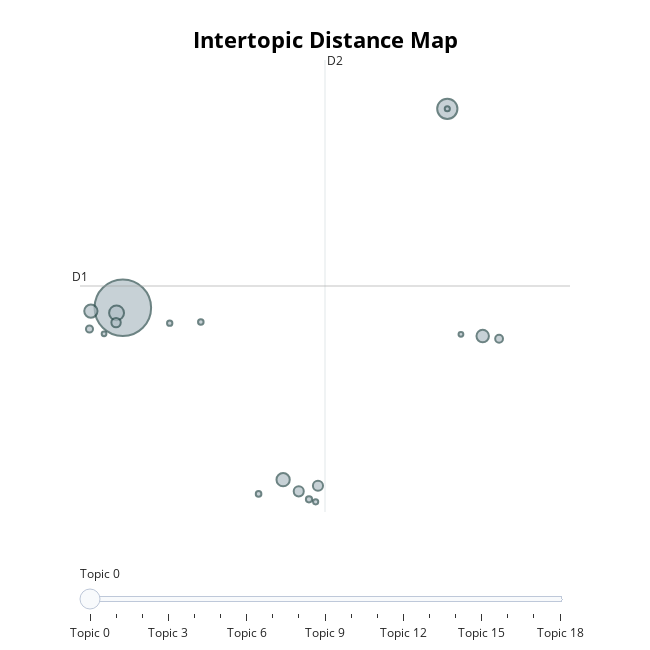

This figure's notebook cell:
### Code cell
topic_model_google.visualize_topics()

### Figure 1 — Plotly figure (JSON) as saved in the notebook; plotly's stock layout.template omitted (floating-point values rounded to 4 significant figures)
{"data": [{"customdata": [[0, "google | buy | read | not | go", 88743], [1, "stock | corp | invest | inc | tradeidea", 11385], [2, "alphabet | earning | revenue | parent | beat", 6155], [3, "inc | alphabet | llc | management | position", 4878], [4, "ip | patent | research | tech | method", 4876], [5, "car | self | drive | waymo | autonomous", 4300], [6, "vr | daydream | glass | headset | reality", 2835], [7, "pixel | xl | read | phone | google", 2832], [8, "twitter | tweet | twtr | buy | google", 2449], [9, "china | chinese | censor | search | engine", 1695], [10, "fiber | read | google | city | att", 1384], [11, "chrome | chromebook | read | os | google", 1081], [12, "wear | smartwatche | android | watch | smartwatch", 878], [13, "vantillian | bro | look | nice | to", 854], [14, "fang | stock | today | high | market", 790], [15, "map | maps | read | google | ride", 747], [16, "select | sector | spdr | xlv | xle", 728], [17, "oracle | java | copyright | jury | read", 641], [18, "drone | balloon | delivery | internet | project", 621]], "hovertemplate": "<b>Topic %{customdata[0]}</b><br>Words: %{customdata[1]}<br>Size: %{customdata[2]}", "legendgroup": "", "marker": {"color": "#B0BEC5", "line": {"color": "DarkSlateGrey", "width": 2}, "size": [88743, 11385, 6155, 4878, 4876, 4300, 2835, 2832, 2449, 1695, 1384, 1081, 878, 854, 790, 747, 728, 641, 621], "sizemode": "area", "sizeref": 55.46, "symbol": "circle"}, "mode": "markers", "name": "", "orientation": "v", "showlegend": false, "type": "scatter", "x": [1.188, 5.181, 1.111, 0.795, 3.16, 5.616, 3.589, 3.353, 1.105, 5.818, 0.7777, 3.479, 2.859, 2.148, 1.765, 3.561, 5.181, 5.349, 0.9571], "xaxis": "x", "y": [8.746, 22.49, 8.386, 8.509, -3.144, 6.786, -3.556, -3.947, 7.714, 6.597, 7.276, -4.501, -4.125, 7.763, 7.677, -4.674, 22.49, 6.902, 6.938], "yaxis": "y"}], "layout": {"annotations": [{"showarrow": false, "text": "D1", "x": 0.6611, "y": 10.24, "yshift": 10}, {"showarrow": false, "text": "D2", "x": 3.676, "xshift": 10, "y": 25.86}], "height": 650, "hoverlabel": {"bgcolor": "white", "font": {"family": "Rockwell", "size": 16}}, "legend": {"itemsizing": "constant", "tracegroupgap": 0}, "margin": {"t": 60}, "shapes": [{"line": {"color": "#CFD8DC", "width": 2}, "type": "line", "x0": 3.676, "x1": 3.676, "y0": -5.375, "y1": 25.86}, {"line": {"color": "#9E9E9E", "width": 2}, "type": "line", "x0": 0.6611, "x1": 6.691, "y0": 10.24, "y1": 10.24}], "sliders": [{"active": 0, "pad": {"t": 50}, "steps": [{"args": [{"marker.color": [["red", "#B0BEC5", "#B0BEC5", "#B0BEC5", "#B0BEC5", "#B0BEC5", "#B0BEC5", "#B0BEC5", "#B0BEC5", "#B0BEC5", "#B0BEC5", "#B0BEC5", "#B0BEC5", "#B0BEC5", "#B0BEC5", "#B0BEC5", "#B0BEC5", "#B0BEC5", "#B0BEC5"]]}], "label": "Topic 0", "method": "update"}, {"args": [{"marker.color": [["#B0BEC5", "red", "#B0BEC5", "#B0BEC5", "#B0BEC5", "#B0BEC5", "#B0BEC5", "#B0BEC5", "#B0BEC5", "#B0BEC5", "#B0BEC5", "#B0BEC5", "#B0BEC5", "#B0BEC5", "#B0BEC5", "#B0BEC5", "#B0BEC5", "#B0BEC5", "#B0BEC5"]]}], "label": "Topic 1", "method": "update"}, {"args": [{"marker.color": [["#B0BEC5", "#B0BEC5", "red", "#B0BEC5", "#B0BEC5", "#B0BEC5", "#B0BEC5", "#B0BEC5", "#B0BEC5", "#B0BEC5", "#B0BEC5", "#B0BEC5", "#B0BEC5", "#B0BEC5", "#B0BEC5", "#B0BEC5", "#B0BEC5", "#B0BEC5", "#B0BEC5"]]}], "label": "Topic 2", "method": "update"}, {"args": [{"marker.color": [["#B0BEC5", "#B0BEC5", "#B0BEC5", "red", "#B0BEC5", "#B0BEC5", "#B0BEC5", "#B0BEC5", "#B0BEC5", "#B0BEC5", "#B0BEC5", "#B0BEC5", "#B0BEC5", "#B0BEC5", "#B0BEC5", "#B0BEC5", "#B0BEC5", "#B0BEC5", "#B0BEC5"]]}], "label": "Topic 3", "method": "update"}, {"args": [{"marker.color": [["#B0BEC5", "#B0BEC5", "#B0BEC5", "#B0BEC5", "red", "#B0BEC5", "#B0BEC5", "#B0BEC5", "#B0BEC5", "#B0BEC5", "#B0BEC5", "#B0BEC5", "#B0BEC5", "#B0BEC5", "#B0BEC5", "#B0BEC5", "#B0BEC5", "#B0BEC5", "#B0BEC5"]]}], "label": "Topic 4", "method": "update"}, {"args": [{"marker.color": [["#B0BEC5", "#B0BEC5", "#B0BEC5", "#B0BEC5", "#B0BEC5", "red", "#B0BEC5", "#B0BEC5", "#B0BEC5", "#B0BEC5", "#B0BEC5", "#B0BEC5", "#B0BEC5", "#B0BEC5", "#B0BEC5", "#B0BEC5", "#B0BEC5", "#B0BEC5", "#B0BEC5"]]}], "label": "Topic 5", "method": "update"}, {"args": [{"marker.color": [["#B0BEC5", "#B0BEC5", "#B0BEC5", "#B0BEC5", "#B0BEC5", "#B0BEC5", "red", "#B0BEC5", "#B0BEC5", "#B0BEC5", "#B0BEC5", "#B0BEC5", "#B0BEC5", "#B0BEC5", "#B0BEC5", "#B0BEC5", "#B0BEC5", "#B0BEC5", "#B0BEC5"]]}], "label": "Topic 6", "method": "update"}, {"args": [{"marker.color": [["#B0BEC5", "#B0BEC5", "#B0BEC5", "#B0BEC5", "#B0BEC5", "#B0BEC5", "#B0BEC5", "red", "#B0BEC5", "#B0BEC5", "#B0BEC5", "#B0BEC5", "#B0BEC5", "#B0BEC5", "#B0BEC5", "#B0BEC5", "#B0BEC5", "#B0BEC5", "#B0BEC5"]]}], "label": "Topic 7", "method": "update"}, {"args": [{"marker.color": [["#B0BEC5", "#B0BEC5", "#B0BEC5", "#B0BEC5", "#B0BEC5", "#B0BEC5", "#B0BEC5", "#B0BEC5", "red", "#B0BEC5", "#B0BEC5", "#B0BEC5", "#B0BEC5", "#B0BEC5", "#B0BEC5", "#B0BEC5", "#B0BEC5", "#B0BEC5", "#B0BEC5"]]}], "label": "Topic 8", "method": "update"}, {"args": [{"marker.color": [["#B0BEC5", "#B0BEC5", "#B0BEC5", "#B0BEC5", "#B0BEC5", "#B0BEC5", "#B0BEC5", "#B0BEC5", "#B0BEC5", "red", "#B0BEC5", "#B0BEC5", "#B0BEC5", "#B0BEC5", "#B0BEC5", "#B0BEC5", "#B0BEC5", "#B0BEC5", "#B0BEC5"]]}], "label": "Topic 9", "method": "update"}, {"args": [{"marker.color": [["#B0BEC5", "#B0BEC5", "#B0BEC5", "#B0BEC5", "#B0BEC5", "#B0BEC5", "#B0BEC5", "#B0BEC5", "#B0BEC5", "#B0BEC5", "red", "#B0BEC5", "#B0BEC5", "#B0BEC5", "#B0BEC5", "#B0BEC5", "#B0BEC5", "#B0BEC5", "#B0BEC5"]]}], "label": "Topic 10", "method": "update"}, {"args": [{"marker.color": [["#B0BEC5", "#B0BEC5", "#B0BEC5", "#B0BEC5", "#B0BEC5", "#B0BEC5", "#B0BEC5", "#B0BEC5", "#B0BEC5", "#B0BEC5", "#B0BEC5", "red", "#B0BEC5", "#B0BEC5", "#B0BEC5", "#B0BEC5", "#B0BEC5", "#B0BEC5", "#B0BEC5"]]}], "label": "Topic 11", "method": "update"}, {"args": [{"marker.color": [["#B0BEC5", "#B0BEC5", "#B0BEC5", "#B0BEC5", "#B0BEC5", "#B0BEC5", "#B0BEC5", "#B0BEC5", "#B0BEC5", "#B0BEC5", "#B0BEC5", "#B0BEC5", "red", "#B0BEC5", "#B0BEC5", "#B0BEC5", "#B0BEC5", "#B0BEC5", "#B0BEC5"]]}], "label": "Topic 12", "method": "update"}, {"args": [{"marker.color": [["#B0BEC5", "#B0BEC5", "#B0BEC5", "#B0BEC5", "#B0BEC5", "#B0BEC5", "#B0BEC5", "#B0BEC5", "#B0BEC5", "#B0BEC5", "#B0BEC5", "#B0BEC5", "#B0BEC5", "red", "#B0BEC5", "#B0BEC5", "#B0BEC5", "#B0BEC5", "#B0BEC5"]]}], "label": "Topic 13", "method": "update"}, {"args": [{"marker.color": [["#B0BEC5", "#B0BEC5", "#B0BEC5", "#B0BEC5", "#B0BEC5", "#B0BEC5", "#B0BEC5", "#B0BEC5", "#B0BEC5", "#B0BEC5", "#B0BEC5", "#B0BEC5", "#B0BEC5", "#B0BEC5", "red", "#B0BEC5", "#B0BEC5", "#B0BEC5", "#B0BEC5"]]}], "label": "Topic 14", "method": "update"}, {"args": [{"marker.color": [["#B0BEC5", "#B0BEC5", "#B0BEC5", "#B0BEC5", "#B0BEC5", "#B0BEC5", "#B0BEC5", "#B0BEC5", "#B0BEC5", "#B0BEC5", "#B0BEC5", "#B0BEC5", "#B0BEC5", "#B0BEC5", "#B0BEC5", "red", "#B0BEC5", "#B0BEC5", "#B0BEC5"]]}], "label": "Topic 15", "method": "update"}, {"args": [{"marker.color": [["#B0BEC5", "#B0BEC5", "#B0BEC5", "#B0BEC5", "#B0BEC5", "#B0BEC5", "#B0BEC5", "#B0BEC5", "#B0BEC5", "#B0BEC5", "#B0BEC5", "#B0BEC5", "#B0BEC5", "#B0BEC5", "#B0BEC5", "#B0BEC5", "red", "#B0BEC5", "#B0BEC5"]]}], "label": "Topic 16", "method": "update"}, {"args": [{"marker.color": [["#B0BEC5", "#B0BEC5", "#B0BEC5", "#B0BEC5", "#B0BEC5", "#B0BEC5", "#B0BEC5", "#B0BEC5", "#B0BEC5", "#B0BEC5", "#B0BEC5", "#B0BEC5", "#B0BEC5", "#B0BEC5", "#B0BEC5", "#B0BEC5", "#B0BEC5", "red", "#B0BEC5"]]}], "label": "Topic 17", "method": "update"}, {"args": [{"marker.color": [["#B0BEC5", "#B0BEC5", "#B0BEC5", "#B0BEC5", "#B0BEC5", "#B0BEC5", "#B0BEC5", "#B0BEC5", "#B0BEC5", "#B0BEC5", "#B0BEC5", "#B0BEC5", "#B0BEC5", "#B0BEC5", "#B0BEC5", "#B0BEC5", "#B0BEC5", "#B0BEC5", "red"]]}], "label": "Topic 18", "method": "update"}]}], "title": {"font": {"color": "Black", "size": 22}, "text": "<b>Intertopic Distance Map", "x": 0.5, "xanchor": "center", "y": 0.95, "yanchor": "top"}, "width": 650, "xaxis": {"anchor": "y", "domain": [0, 1], "range": [0.6611, 6.691], "title": {"text": ""}, "visible": false}, "yaxis": {"anchor": "x", "domain": [0, 1], "range": [-5.375, 25.86], "title": {"text": ""}, "visible": false}}}
